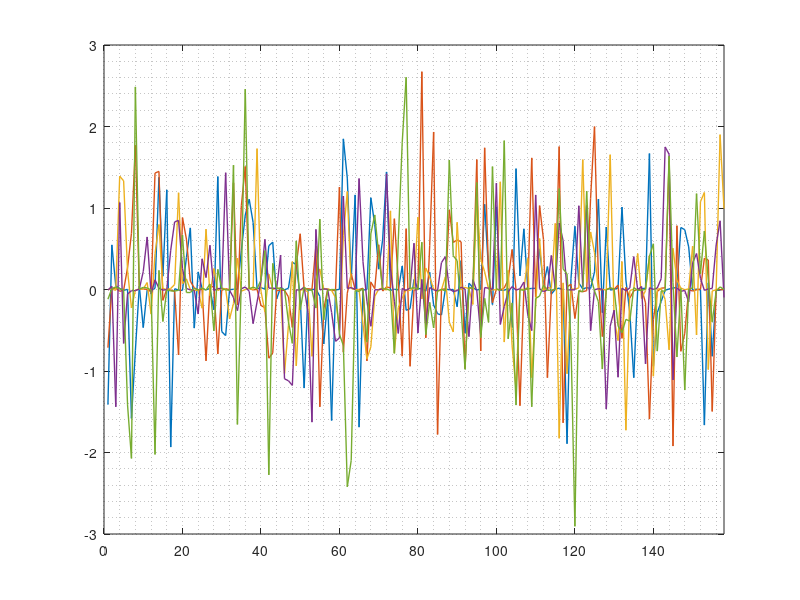

Write the MATLAB code that produced this figure. (Note: this script raises an error after producing the figure.)
clear; clc; close all;

load TDOA_data.mat

figure
plot(TOA_diff(:,1)*1000,'lineWidth',1);
hold on; grid minor; xlim([0 length(TOA_diff(:,1))]);
plot(TOA_diff(:,2)*1000,'lineWidth',1);
plot(TOA_diff(:,3)*1000,'lineWidth',1);
plot(TOA_diff(:,4)*1000,'lineWidth',1);
plot(TOA_diff(:,5)*1000,'lineWidth',1);
ax=gca;ax.FontSize=16;
title('Total error in timing measurement between 2 ground receiving stations','fontSize',24);
xlabel('Sample number (n)','fontSize',16);
ylabel('Time (ms)','fontSize',16);
legend('Address packet 1','Address packet 2','Address packet 3','Address packet 4','Telemetry packet','fontSize',12,'location','NorthEast');

TOA_mean = zeros(5,1);
TOA_StdDev = zeros(5,1);
TOA_abs_mean = zeros(5,1);
TOA_abs_StdDev = zeros(5,1);

for x=1:5
TOA_mean(x) = mean(TOA_diff(:,x));
TOA_abs_mean(x) = mean(abs(TOA_diff(:,x)));
TOA_StdDev(x) = std(TOA_diff(:,x));
TOA_abs_StdDev(x) = std(abs(TOA_diff(:,x)));
end

TOA_diff_no_spike = zeros(999,5);
count=1;

for i=1:length(TOA_diff)
    
    if ( abs(TOA_diff(i,1)) < 0.0025 )
        TOA_diff_no_spike(count,1)=TOA_diff(i,1);
        TOA_diff_no_spike(count,2)=TOA_diff(i,2);
        TOA_diff_no_spike(count,3)=TOA_diff(i,3);
        TOA_diff_no_spike(count,4)=TOA_diff(i,4);
        TOA_diff_no_spike(count,5)=TOA_diff(i,5);
        count=count+1;
    end
end

figure
plot(abs(TOA_diff_no_spike(:,1))*1000,'lineWidth',1);
hold on; grid minor; xlim([0 length(TOA_diff_no_spike(:,1))]);
plot(abs(TOA_diff_no_spike(:,2))*1000,'lineWidth',1);
plot(abs(TOA_diff_no_spike(:,3))*1000,'lineWidth',1);
plot(abs(TOA_diff_no_spike(:,4))*1000,'lineWidth',1);
plot(abs(TOA_diff_no_spike(:,5))*1000,'lineWidth',1);
ax=gca;ax.FontSize=16;
title('Absolute total error in timing measurement between 2 stations','fontSize',24);
xlabel('Sample number (n)','fontSize',16);
ylabel('Time (ms)','fontSize',16);
legend('Address packet 1','Address packet 2','Address packet 3','Address packet 4','Telemetry packet','fontSize',12,'location','SouthEast');

TOA_mean_NS = zeros(5,1);
TOA_StdDev_NS = zeros(5,1);
TOA_abs_mean_NS = zeros(5,1);
TOA_abs_StdDev_NS = zeros(5,1);

for x=1:5
TOA_mean_NS(x) = mean(TOA_diff_no_spike(:,x));
TOA_abs_mean_NS(x) = mean(abs(TOA_diff_no_spike(:,x)));
TOA_StdDev_NS(x) = std(TOA_diff_no_spike(:,x));
TOA_abs_StdDev_NS(x) = std(abs(TOA_diff_no_spike(:,x)));
end


for i=1:length(TOA_diff_no_spike)
average_time(i) = (abs(TOA_diff(i,1)) + abs(TOA_diff(i,2)) + abs(TOA_diff(i,3)) + abs(TOA_diff(i,4)) + abs(TOA_diff(i,5)))/5;
end

figure
plot(average_time*1000,'lineWidth',1);
hold on; grid minor; xlim([0 length(average_time)]);
ax=gca;ax.FontSize=16;
title('Averaged absolute error in timing measurement between 2 stations','fontSize',24);
xlabel('Sample number (n)','fontSize',16);
ylabel('Time (ms)','fontSize',16);


TOA_average_mean = mean(average_time)
TOA_average_StdDev = std(average_time)